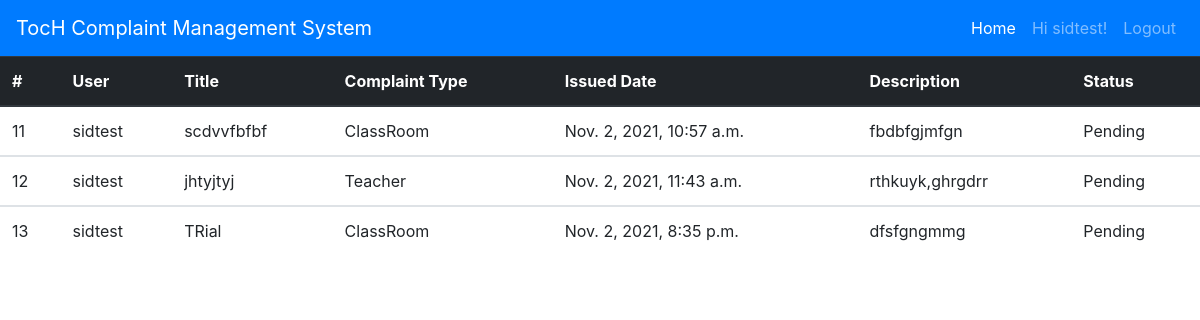
/status (signed in), run on an earlier commit of the app's database.
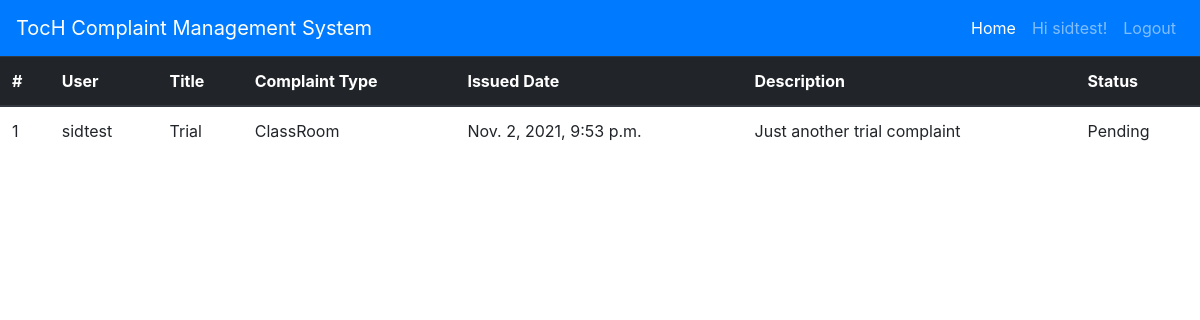
And on a later commit of the database.
### accounts/models.py (models this page shows, shortened)
class Account(AbstractBaseUser):
    DEPT = (
        ('CSE', 'Computer Science & Engineering (CSE)'),
        ('IT', 'Information Technology (IT)'),
        ('SF', 'Fire & Safety (SE)'),
        ('ME', 'Mechanical Engineering (ME)'),
        ('ECE', 'Electronics & Communication (ECE)'),
        ('EEE', 'Electrical & Electronics (EEE'),
    )
    email           = models.EmailField(verbose_name="email", max_length=60, unique=True)
    username        = models.CharField(max_length=40)
    employeeId      = models.CharField(max_length=20, unique=True)
    phone_regex     = RegexValidator(regex=r'^\d{10,10}$', message="Phone number must contain only numbers:Up to 10 digits allowed.")
    phone           = models.CharField(validators=[phone_regex], max_length=10)
    department      = models.CharField(max_length=4, choices=DEPT,default='Computer Science & Engineering (CSE)')
    date_joined     = models.DateTimeField(verbose_name="date joined", auto_now_add=True)
    last_login      = models.DateTimeField(verbose_name="last login", auto_now=True)
    is_admin        = models.BooleanField(default=False)
    is_active       = models.BooleanField(default=True)
    is_staff        = models.BooleanField(default=False)
    is_superuser    = models.BooleanField(default=False)
    objects = MyAccountManager()
    USERNAME_FIELD  = 'email'
    REQUIRED_FIELDS = ['username']
    def __str__(self):
        return self.username

### backend/models.py (models this page shows, shortened)
class Complaint(models.Model):
    STATUS            = ((1,'Solved'),(2, 'InProgress'),(3,'Pending'))
    TYPE              = (('ClassRoom',"ClassRoom"),('Teacher',"Teacher"),('Management',"Management"),('College',"College"),('Other',"Other"))
    Title             = models.CharField(max_length=200, blank=False, null=True)
    user              = models.ForeignKey(Account, on_delete=models.CASCADE, default=None)
    Type_of_complaint = models.CharField(choices=TYPE, null=True, max_length=200)
    Description       = models.TextField(max_length=4000, blank=False, null=True)
    Time              = models.DateTimeField(verbose_name="time created", auto_now_add=True)
    status            = models.IntegerField(choices=STATUS, default=3)
    def __init__(self, *args, **kwargs):
        super(Complaint, self).__init__(*args, **kwargs)
        self.__status = self.status

### backend/views.py (the view)
# urls.py: path('status', views.CheckStatus, name = 'status'),
@login_required
def CheckStatus(request):
    c=Complaint.objects.filter(user=request.user)
    args={'c':c}
    return render(request,'backend/status.html',args)

### backend/templates/backend/status.html (shortened to what this page needs)
<!DOCTYPE html>
<html lang="en">
<head>
    <link rel="stylesheet" href="https://stackpath.bootstrapcdn.com/bootstrap/4.1.3/css/bootstrap.min.css">
</head>
<body>
<nav class="navbar navbar-expand-lg navbar navbar-dark bg-primary">
    <a class="navbar-brand" href="">TocH Complaint Management System</a>
    <div class="collapse navbar-collapse" id="navbarNav">
      <ul class="navbar-nav ml-auto">
        <li class="nav-item active">
          <a class="nav-link" href="{% url 'index' %}">Home <span class="sr-only">(current)</span></a>
        </li>
        <li class="nav-item">
          <a class="nav-link" href="#">Hi {{user.username}}!</a>
        </li>
        <li class="nav-item">
          <a class="nav-link" href="{% url 'logout' %}">Logout</a>
        </li>
      </ul>
    </div>
  </nav>
  <table class="table">
        <thead class="thead-dark">
          <tr>
            <th scope="col">#</th>
            <th scope="col">User</th>
            <th scope="col">Title</th>
            <th scope="col">Complaint Type</th>
            <th scope="col">Issued Date</th>
            <th scope="col">Description</th>
            <th scope="col">Status</th>
          </tr>
        </thead>
        {% for data in c %}
        <tbody>
          <tr>
            <td>{{data.id}}</td>
            <td>{{data.user}}</td>
            <td>{{data.Title}}</td>
            <td>{{data.Type_of_complaint}}</td>
            <td>{{data.Time}}</td>
            <td>{{data.Description}}</td>
            <td>{{data.get_status_display}}</td>
          </tr>
        </tbody>
        {% endfor %}
      </table>
</body>
</html>

What changed in the data, as far as the page shows it:
removed Complaint: id "11", user "sidtest", Title "scdvvfbfbf", Type_of_complaint "ClassRoom", Time "Nov. 2, 2021, 10:57 a.m.", Description "fbdbfgjmfgn", status "Pending"
removed Complaint: id "12", user "sidtest", Title "jhtyjtyj", Type_of_complaint "Teacher", Time "Nov. 2, 2021, 11:43 a.m.", Description "rthkuyk,ghrgdrr", status "Pending"
removed Complaint: id "13", user "sidtest", Title "TRial", Type_of_complaint "ClassRoom", Time "Nov. 2, 2021, 8:35 p.m.", Description "dfsfgngmmg", status "Pending"
added Complaint: id "1", user "sidtest", Title "Trial", Type_of_complaint "ClassRoom", Time "Nov. 2, 2021, 9:53 p.m.", Description "Just another trial complaint", status "Pending"
